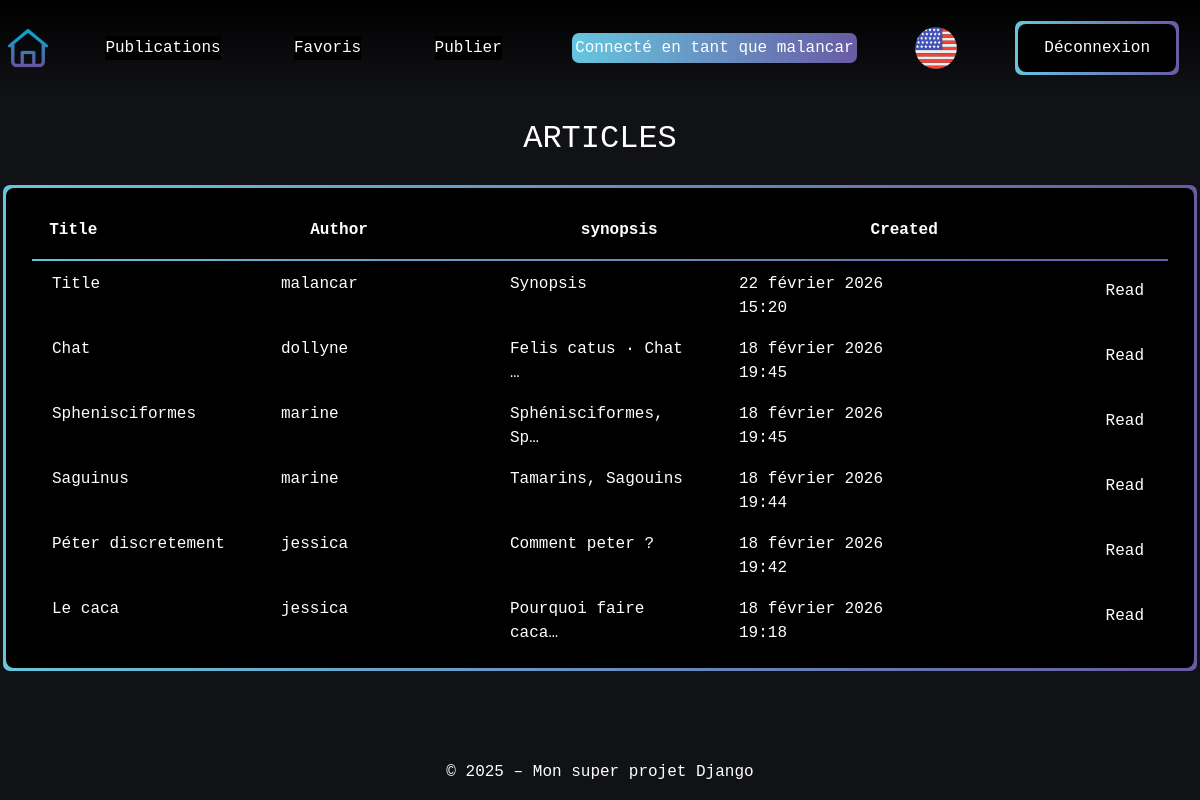
The page /fr/articles/ (signed in) on the database as committed earlier.
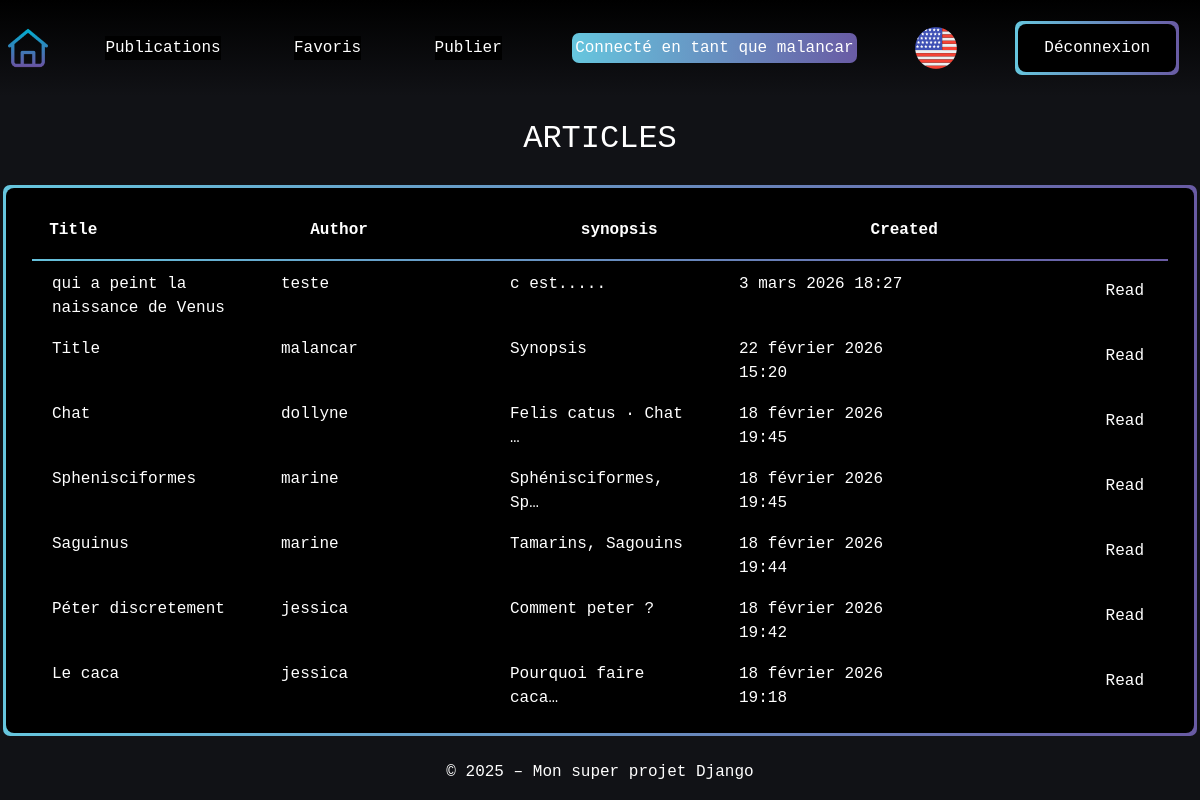
The same page on the database as committed later.
### articles/models.py (models this page shows, shortened)
class Article(models.Model):
    title = models.CharField(max_length=64, null=False)
    author = models.ForeignKey(
        settings.AUTH_USER_MODEL,
        on_delete=models.CASCADE,
        related_name="article",
        null=False
    )
    created = models.DateTimeField(auto_now_add=True, null=False)
    synopsis = models.CharField(max_length=312, null=False)
    content = models.TextField(null=False)

### articles/views.py (the view)
# urls.py: path('', ArticleListView.as_view(), name='articles-list'),
class ArticleListView(ListView):
    model = Article
    template_name = "articles/list.html"
    context_object_name = "articles"
    ordering = ['-created']

### articles/templates/articles/list.html
{% extends "base.html" %}
{% load i18n %}
{% load static %}
{% block extra_css %}
 <link rel="stylesheet" href="{% static 'articles/css/articles.css' %}">
{% endblock %}
{% block content %}
<div class="page-content">
    <h2 class="text-center m-4">ARTICLES</h2>
    <div class="tables div-wrapper">
        <table class="div-overlay ">
            <thead>
                <tr class="d-flex justify-content-between">
                    <th>Title</th>
                    <th>Author</th>
                    <th class="">synopsis</th>
                    <th>Created</th>
                    <th></th>
                </tr>
            </thead>
            <tbody>
                {% for article in articles %}
                    <tr>
                        <td>{{ article.title }}</td>
                        <td> {{ article.author }} </td>
                        <td> {{ article.synopsis|truncatechars:20 }} </td>
                        <td> {{ article.created }} </td>
                        <td class="text-end">
                            <a asChild href="{% url 'articles:article-detail' article.id %}" class="btn">{% trans "Read" %}</a>
                        </td>
                    </tr>
                {% endfor %}
            </tbody>
        </table>
    </div>
</div>
{% endblock %}

Rows that differ between the two databases and show on the page:
added Article: title "qui a peint la naissance de Venus", author "teste", synopsis "c est.....", created "3 mars 2026 18:27"
